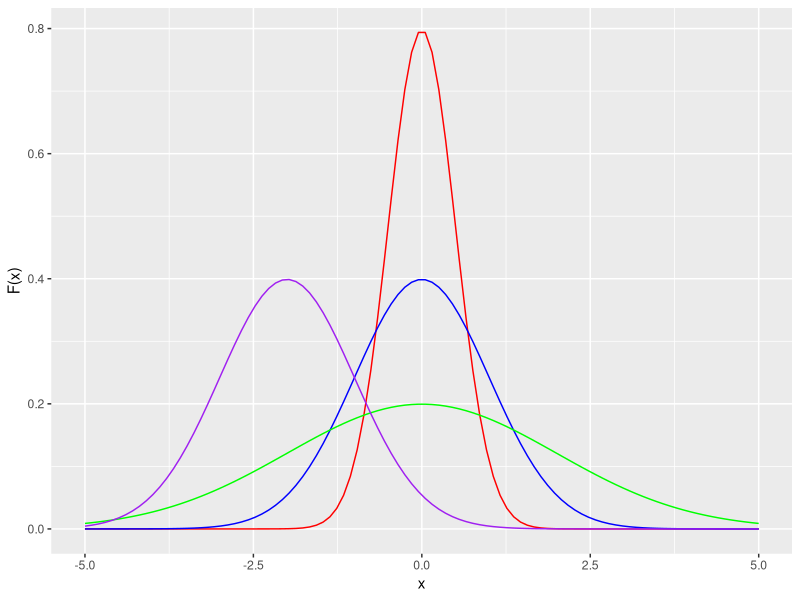
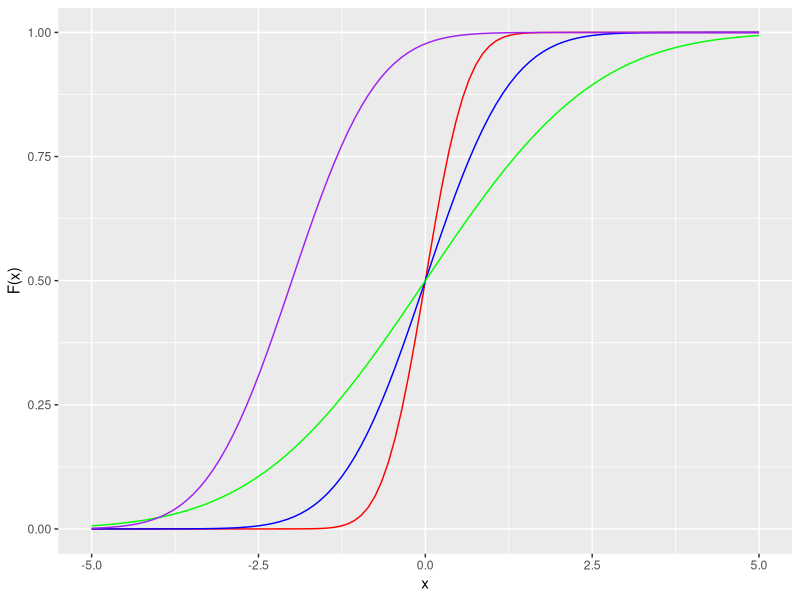
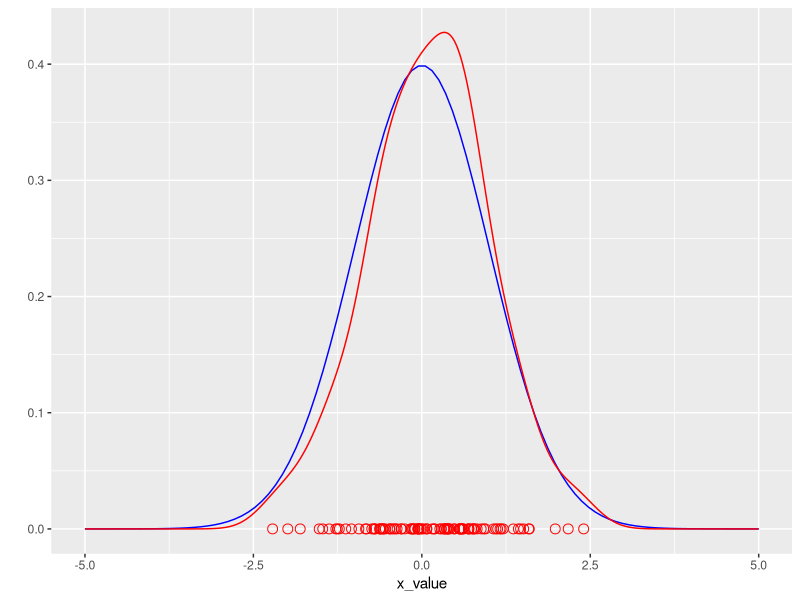
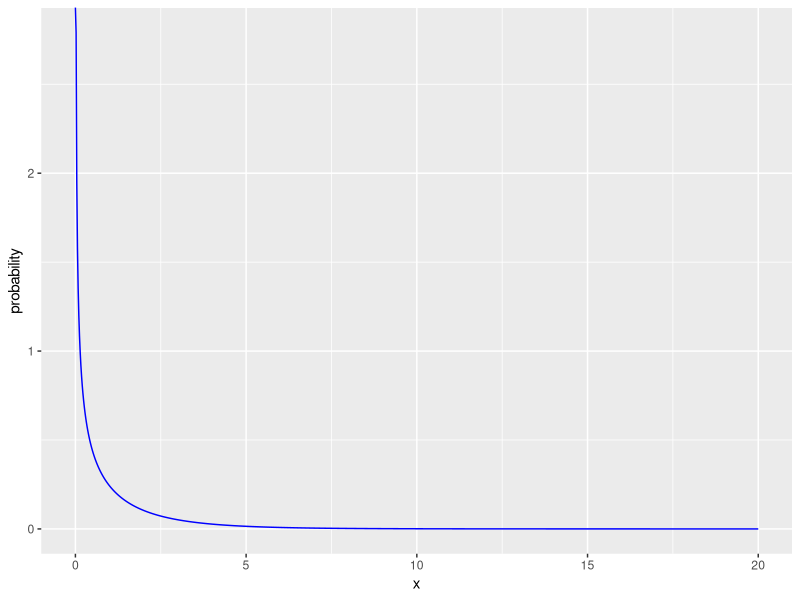
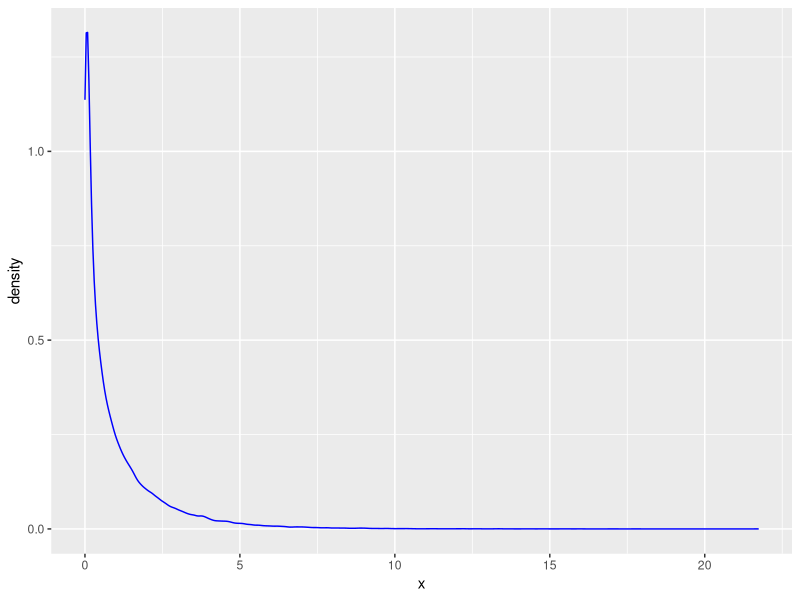
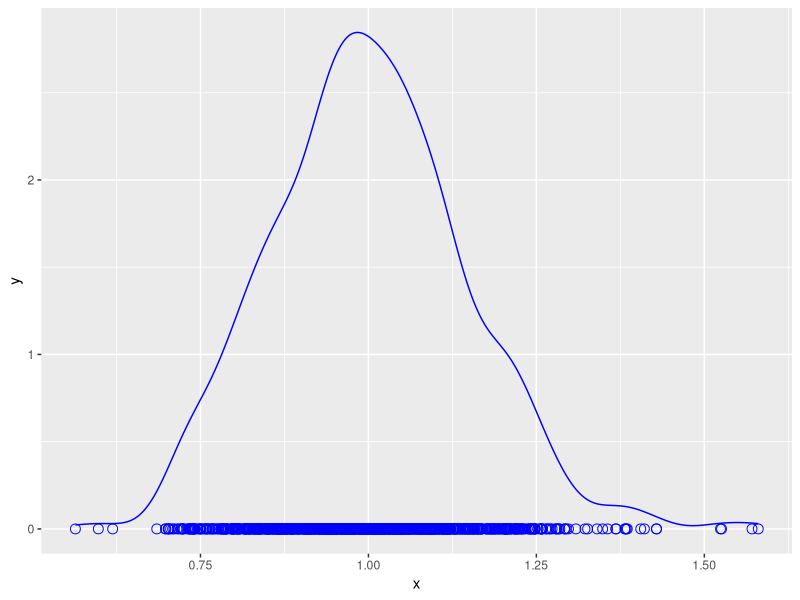
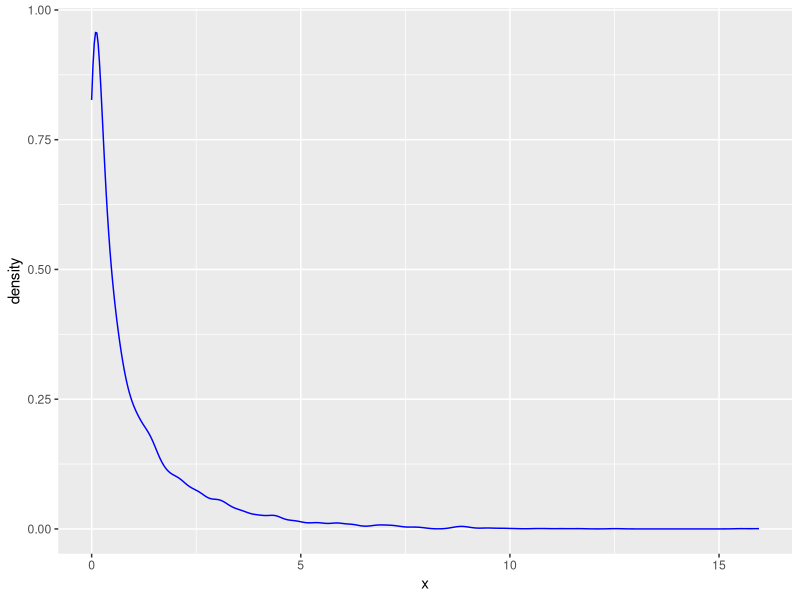
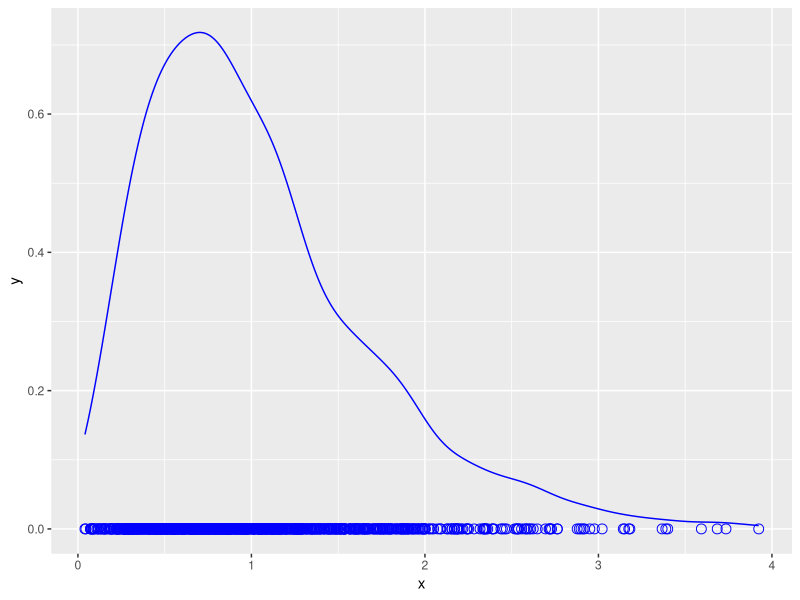

These figures' R source, in order:
## ---- chunk 1
knitr::opts_chunk$set(echo = TRUE)
## ---- chunk 2
library(tidyverse)
#The probability density function
xValues = seq(from = -5, to = 5, length = 100)
plotA = dnorm(xValues, mean = 0, sd = 0.5)
plotB = dnorm(xValues, mean = 0, sd = 1)
plotC = dnorm(xValues, mean = 0, sd = 2)
plotD = dnorm(xValues, mean = -2, sd =1)

normalDistributionsTibble = tibble(x_value = xValues,
                                   red_value = plotA,
                                   blue_value = plotB,
                                   green_value = plotC,
                                   purple_value = plotD)

p = normalDistributionsTibble %>% ggplot()
p + 
  geom_line(aes(x = xValues, y = red_value), color = "red") +
  geom_line(aes(x = xValues, y = blue_value), color = "blue") +
  geom_line(aes(x = xValues, y = green_value), color = "green") +
  geom_line(aes(x = xValues, y = purple_value), color = "purple") +
  xlab("x") +
  ylab("F(x)")
#The Cumulative Distribution Function (CDF)
xValues = seq(from = -5, to = 5, length = 100)
plotA = pnorm(xValues, mean = 0, sd = 0.5)
plotB = pnorm(xValues, mean = 0, sd = 1)
plotC = pnorm(xValues, mean = 0, sd = 2)
plotD = pnorm(xValues, mean = -2, sd =1)

normalDistributionsTibble = tibble(x_value = xValues,
                                   red_value = plotA,
                                   blue_value = plotB,
                                   green_value = plotC,
                                   purple_value = plotD)

p = normalDistributionsTibble %>% ggplot()
p + 
  geom_line(aes(x = xValues, y = red_value), color = "red") +
  geom_line(aes(x = xValues, y = blue_value), color = "blue") +
  geom_line(aes(x = xValues, y = green_value), color = "green") +
  geom_line(aes(x = xValues, y = purple_value), color = "purple") +
  xlab("x") +
  ylab("F(x)")
#Simulation vs. perfect distribution
meanValue = 0
standardDeviation = 1
numVals = 100

xValues = seq(from = -5, to = 5, length = numVals)
trueDistribution = dnorm(xValues, mean = meanValue, sd = standardDeviation)

dataFrame = tibble(x_value = xValues, true_value = trueDistribution)

set.seed(1)
randomVals = rnorm(numVals, mean = meanValue, sd = standardDeviation)

dataFrame %>% ggplot() +
  geom_line(aes(x = x_value, y = true_value), color = "blue") +
  geom_line(aes(x = randomVals), color = "red", stat = "density") +
  geom_point(aes(x = randomVals, y = 0), color = "red", shape = 1, size = 3) +
  ylab("")
## ---- chunk 3
library(tidyverse)
degreeFreedom = 1
xValues = seq(from = 0, to = 20, length = 1000)
probabilityValues = dchisq(xValues, df = degreeFreedom)

dataFrame = tibble(x = xValues,
                   probability = probabilityValues)
dataFrame %>% ggplot() +
  geom_line(aes(x = x, y = probability), color = "blue")

#Stimulating many samples
set.seed(1)

sampleSize = 100
numSamples = 1000

degreeFreedom = 1

randomChiSqValues = rchisq(n = numSamples * sampleSize, df = degreeFreedom)
tibble(x = randomChiSqValues) %>% 
  ggplot() + 
  geom_density(aes(x = x), color = "blue")

samples <- matrix(randomChiSqValues, nrow = numSamples, ncol = sampleSize)
sampleMeans <- rowMeans(samples) # work out the sample means 

head(sampleMeans)

tibble(x = sampleMeans) %>% 
  ggplot() + 
  geom_line(aes(x = x), stat = "density", color = "blue") +
  geom_point(aes(x = x, y = 0), color = "blue", shape = 1, size = 3)

## ---- chunk 4
set.seed(1)

sampleSize = 5
numSamples = 1000

degreeFreedom = 1

randomChiSqValues = rchisq(n = numSamples * sampleSize, df = degreeFreedom)
tibble(x = randomChiSqValues) %>% 
  ggplot() + 
  geom_density(aes(x = x), color = "blue")

samples <- matrix(randomChiSqValues, nrow = numSamples, ncol = sampleSize)
sampleMeans <- rowMeans(samples) # work out the sample means 

head(sampleMeans)

tibble(x = sampleMeans) %>% 
  ggplot() + 
  geom_line(aes(x = x), stat = "density", color = "blue") +
  geom_point(aes(x = x, y = 0), color = "blue", shape = 1, size = 3)
